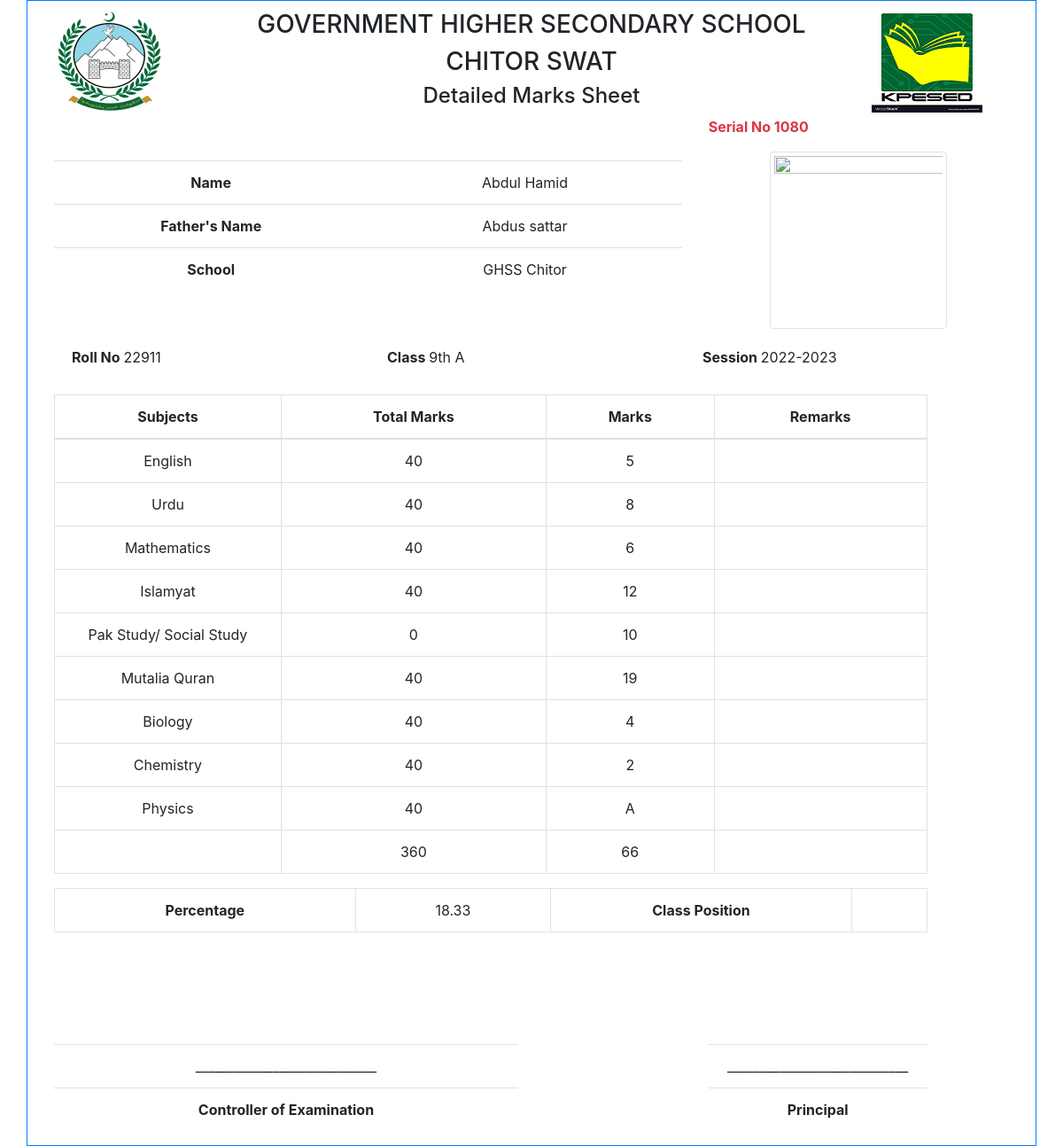
The app's page /dmc.php?rollno=22911, older data.
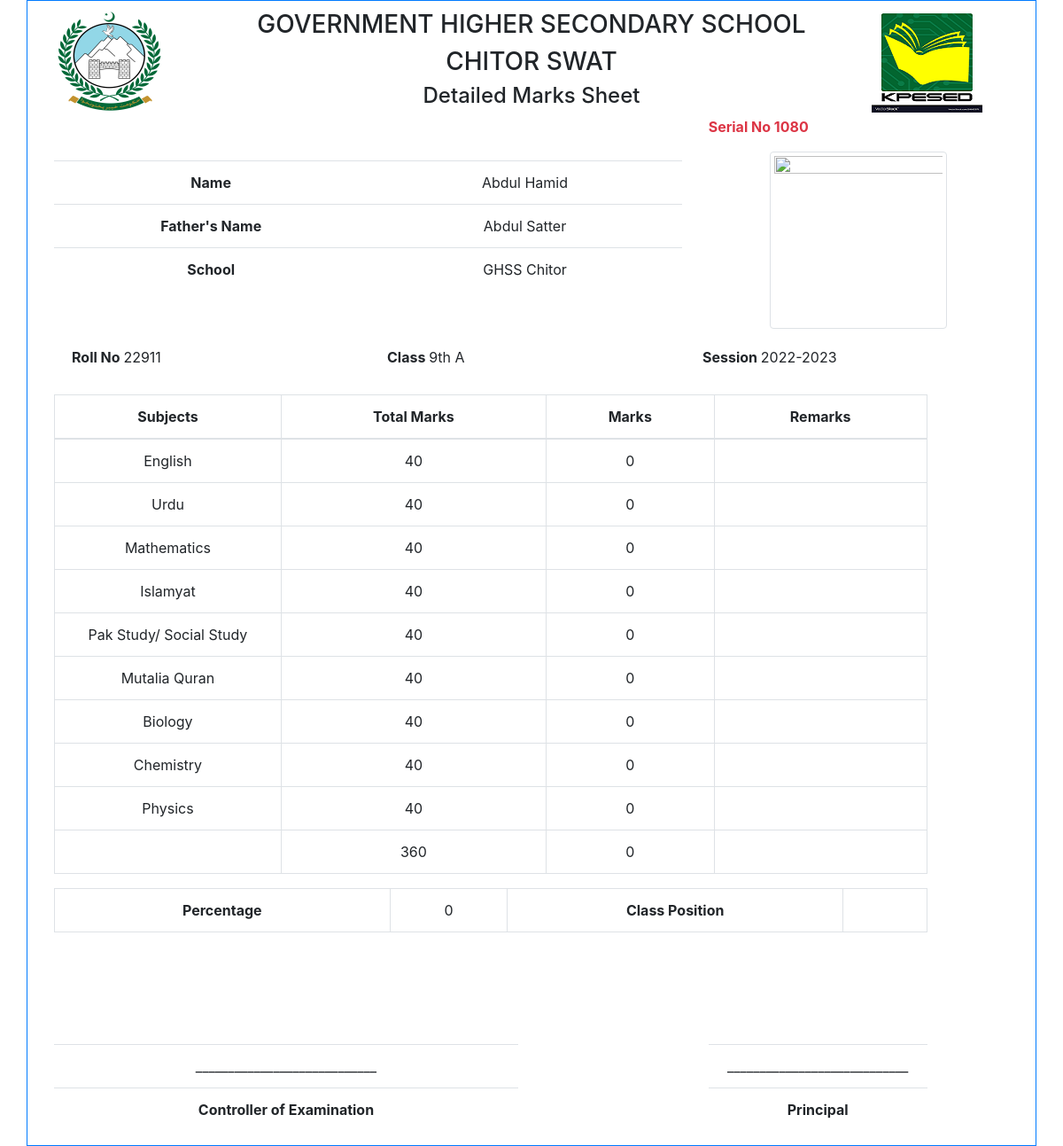
The same page, newer data.
### tables this page shows
CREATE TABLE IF NOT EXISTS `students_info` (
  `Roll_No` int(11) NOT NULL,
  `Name` varchar(100) NOT NULL,
  `FName` varchar(100) NOT NULL,
  `Dob` date DEFAULT NULL,
  `Mobile_No` varchar(12) NOT NULL DEFAULT '03',
  `Admission_Date` date DEFAULT NULL,
  `Admission_No` int(6) DEFAULT NULL,
  `Father_Cnic` varchar(15) DEFAULT NULL,
  `Student_Form_B` varchar(15) DEFAULT NULL,
  `School` varchar(200) NOT NULL DEFAULT 'GHSS CHITOR',
  `Class` enum('5th','6th A','6th B','7th','8th A','8th B','8th','10th A','10th B','9th A','9th B','6th','7th A','7th B','4th','11th') NOT NULL,
  `Class_Position` varchar(20) DEFAULT NULL,
  `Status` int(11) NOT NULL DEFAULT '1',
  PRIMARY KEY (`Roll_No`),
  UNIQUE KEY `uniqe_adm` (`Admission_No`)
);

CREATE TABLE IF NOT EXISTS `marks` (
  `Serial_No` int(11) NOT NULL AUTO_INCREMENT,
  `Roll_No` int(11) NOT NULL,
  `English_Marks` int(3) NOT NULL DEFAULT '0',
  `Urdu_Marks` int(3) NOT NULL DEFAULT '0',
  `Maths_Marks` int(3) NOT NULL DEFAULT '0',
  `Science_Marks` int(3) NOT NULL DEFAULT '0',
  `Hpe_Marks` int(3) NOT NULL DEFAULT '0',
  `Nazira_Marks` int(3) NOT NULL DEFAULT '0',
  `History_Marks` int(3) NOT NULL DEFAULT '0',
  `Drawing_Marks` int(3) NOT NULL DEFAULT '0',
  `Islamyat_Marks` int(3) NOT NULL DEFAULT '0',
  `Computer_Marks` int(3) NOT NULL DEFAULT '0',
  `Arabic_Marks` int(3) NOT NULL DEFAULT '0',
  `Mutalia_Marks` int(3) NOT NULL DEFAULT '0',
  `Qirat_Marks` int(3) NOT NULL DEFAULT '0',
  `Pashto_Marks` int(3) NOT NULL DEFAULT '0',
  `Social_Marks` int(3) NOT NULL DEFAULT '0',
  `Biology_Marks` int(3) NOT NULL DEFAULT '0',
  `Chemistry_Marks` int(3) NOT NULL DEFAULT '0',
  `Physics_Marks` int(3) NOT NULL DEFAULT '0',
  `Civics_Marks` int(3) NOT NULL DEFAULT '0',
  `Economics_Marks` int(3) NOT NULL DEFAULT '0',
  `Islamic_Study_Marks` int(3) NOT NULL DEFAULT '0',
  `Islamic_Education_Marks` int(3) NOT NULL DEFAULT '0',
  `Statistics_Marks` int(3) NOT NULL DEFAULT '0',
  PRIMARY KEY (`Serial_No`),
  UNIQUE KEY `forign` (`Roll_No`)
);

### dmc.php (the view, shortened to what the changed rows need)
<?php
require_once 'sand_box.php';
if (isset($_GET['rollno'])) {
    $link=connect();
    $rollno=$_GET['rollno'];
    $q="SELECT Roll_No,Name,FName,Class,School,Class_Position FROM students_info
    WHERE Roll_No=".$rollno;
    $qr=mysqli_query($link, $q) or die('Error:'. mysqli_error($link));
    $qra=mysqli_fetch_assoc($qr);
    $Roll_No = $qra['Roll_No'];
    $Name = $qra['Name'];
    $Father_Name = $qra['FName'];
    $Class_Name = $qra['Class'];
    $School_Name = $qra['School'];
    $Class_Position = $qra['Class_Position'];
    $q2="SELECT * FROM marks WHERE Roll_No=".$Roll_No;
    $qr2=mysqli_query($link, $q2);
    $qra2=mysqli_fetch_assoc($qr2);
    $English_Marks= $qra2['English_Marks'];
    $Urdu_Marks= $qra2['Urdu_Marks'];
    $Maths_Marks= $qra2['Maths_Marks'];
    $Science_Marks= $qra2['Science_Marks'];
    $Hpe_Marks= $qra2['Hpe_Marks'];
    $Nazira_Marks= $qra2['Nazira_Marks'];
    $History_Marks= $qra2['History_Marks'];
    $Drawing_Marks= $qra2['Drawing_Marks'];
    $Islamyat_Marks= $qra2['Islamyat_Marks'];
    $Computer_Marks= $qra2['Computer_Marks'];
    $Arabic_Marks= $qra2['Arabic_Marks'];
    $Mutalia_Marks= $qra2['Mutalia_Marks'];
    $Qirat_Marks= $qra2['Qirat_Marks'];
    $Pashto_Marks= $qra2['Pashto_Marks'];
    $Social_Marks= $qra2['Social_Marks'];
    $Biology_Marks= $qra2['Biology_Marks'];
    $Chemistry_Marks= $qra2['Chemistry_Marks'];
    $Physics_Marks= $qra2['Physics_Marks'];
    $Obtained_Marks=Change_Absent_tozero($English_Marks) +
    Change_Absent_tozero($Urdu_Marks) +
    Change_Absent_tozero($Maths_Marks) +
    Change_Absent_tozero($Science_Marks) +
    Change_Absent_tozero($Hpe_Marks) +
    Change_Absent_tozero($Nazira_Marks) +
    Change_Absent_tozero($History_Marks) +
    Change_Absent_tozero($Drawing_Marks) +
    Change_Absent_tozero($Islamyat_Marks) +
    Change_Absent_tozero($Computer_Marks) +
    Change_Absent_tozero($Arabic_Marks) +
    Change_Absent_tozero($Mutalia_Marks) +
    Change_Absent_tozero($Qirat_Marks) +
    Change_Absent_tozero($Pashto_Marks) +
    Change_Absent_tozero($Social_Marks) +
    Change_Absent_tozero($Biology_Marks) +
    Change_Absent_tozero($Chemistry_Marks) +
    Change_Absent_tozero($Physics_Marks);
    $All_Subjects_Total_Marks=-1;
    $All_Subjects_Total_Marks=Class_Total_marks($Class_Name);
    $Percentage=round(($Obtained_Marks * 100)/$All_Subjects_Total_Marks, 2);
    $Serial_No= $qra2['Serial_No'];
} else {
    echo "Please Enter Roll No";
    exit;
}
?>
</head>
<body>
<div class="container border border-primary">
  <div class="container">
    <div class="row">
      <div class="col-md-3">
        <p class="font-weight-bold text-danger">
            Serial No
          <?php echo $Serial_No; ?>
        </p>
      </div>
    </div>
  </div>
    <div class="container">
      <div class="row">
        <div class="col-md-8">
          <table class=" table">
            <tr>
              <td>
                <span class="font-weight-bold"> Name </span> </td>
              <td> <?php echo $Name;  ?> </td>
            </tr>
            <tr>
              <td>
                <span class="font-weight-bold"> Father's Name </span></td>
                <td> <?php echo $Father_Name;  ?></td>
            </tr>
            <tr>
              <td>
                <span class="font-weight-bold"> School </span> </td>
                <td><?php echo $School_Name;?> </td>
            </tr>
        </table>
        </div>
      </div>
    </div>
  <div class="container">
    <div class="row" style="padding:20px">
      <div class="col-md-4">
        <span class="font-weight-bold"> Roll No </span>
        <span> <?php echo $Roll_No;  ?> </span>
      </div>
      <div class="col-md-4">
        <span class="font-weight-bold"> Class </span>
        <?php echo $Class_Name;?>
      </div>
      <div class="col-md-4">
          <span class="font-weight-bold"> Session </span>
          <?php echo  date('Y')-1 . "-" ;
                echo date('Y');
            ?>
      </div>
    </div>
  </div>
<?php
$Total_Marks['English']=One_Subject_Total_marks($Class_Name, "English");
$Total_Marks['Urdu']=One_Subject_Total_marks($Class_Name, "Urdu");
$Total_Marks['Maths']=One_Subject_Total_marks($Class_Name, "Maths");
$Total_Marks['Hpe']=One_Subject_Total_marks($Class_Name, "Hpe");
$Total_Marks['Nazira']=One_Subject_Total_marks($Class_Name, "Nazira");
$Total_Marks['Science']=One_Subject_Total_marks($Class_Name, "General Science");
$Total_Marks['Arabic']=One_Subject_Total_marks($Class_Name, "Arabic");
$Total_Marks['Islamyat']=One_Subject_Total_marks($Class_Name, "Islamyat");
$Total_Marks['History']=One_Subject_Total_marks(
    $Class_Name, "History And Geography"
);
$Total_Marks['Social']=One_Subject_Total_marks($Class_Name, "Social Study");
$Total_Marks['Social']=One_Subject_Total_marks($Class_Name, "Pak Study");
$Total_Marks['Computer']=One_Subject_Total_marks($Class_Name, "Computer Science");
$Total_Marks['Mutalia']=One_Subject_Total_marks($Class_Name, "Mutalia Quran");
$Total_Marks['Qirat']=One_Subject_Total_marks($Class_Name, "Qirat");
$Total_Marks['Drawing']=One_Subject_Total_marks($Class_Name, "Drawing");
$Total_Marks['Pashto']=One_Subject_Total_marks($Class_Name, "Pashto");
$Total_Marks['Physics']=One_Subject_Total_marks($Class_Name, "Physics");
$Total_Marks['Chemistry']=One_Subject_Total_marks($Class_Name, "Chemistry");
$Total_Marks['Biology']=One_Subject_Total_marks($Class_Name, "Biology");
?>
  <div class="container">
    <div class="row">
        <div class="col-md-11">
          <table class="table table-bordered">
            <thead>
              <th>
                Subjects
              </th>
              <th>
                Total Marks
              </th>
              <th>
                Marks
              </th>
              <th>
                Remarks
              </th>
            </thead>
            <tbody>
              <tr>
                <?php
                if (Check_Subject_For_class($Class_Name, "English")) {
                    ?>
                <td>English</td> <td> <?php echo $Total_Marks['English']; ?> </td>
                <td> <?php echo Show_absent($English_Marks);  ?> </td>
                <td> </td>
              </tr>
                <?php }?>
              <?php if (Check_Subject_For_class($Class_Name, "Urdu")) { ?>
              <tr>
                <td>Urdu</td> <td> <?php echo $Total_Marks['Urdu']; ?> </td>
                <td> <?php echo Show_absent($Urdu_Marks);  ?></td>
                <td> </td>
              </tr>
              <?php }?>
              <?php if (Check_Subject_For_class($Class_Name, "Maths")) { ?>
                <tr>
                <td>Mathematics</td> <td> <?php echo $Total_Marks['Maths']; ?> </td>
                <td> <?php echo Show_absent($Maths_Marks);  ?></td>
                <td> </td>
              </tr>
              <?php }?>
              <tr>
              <?php if (Check_Subject_For_class($Class_Name, "HPE")) { ?>
                <td>HPE</td> <td> <?php echo $Total_Marks['Hpe']; ?> </td>
                <td> <?php echo Show_absent($Hpe_Marks);  ?></td>
                <td> </td>
              </tr>
              <?php }?>
              <?php if (Check_Subject_For_class($Class_Name, "Nazira")) { ?>
              <tr>
                <td>Nazira</td>
                <td> <?php echo $Total_Marks['Nazira']; ?> </td>
                <td> <?php echo Show_absent($Nazira_Marks);  ?></td>
                <td> </td>
              </tr>
              <?php }?>
              <?php if (Check_Subject_For_class($Class_Name, "General Science")) { ?>
              <tr>
                <td>General Science</td> <td>
                    <?php
                      echo $Total_Marks['Science'];
                    ?>
                </td>
                <td> <?php echo Show_absent($Science_Marks);  ?></td>
                <td> </td>
              </tr>
              <?php }?>
              <?php if (Check_Subject_For_class($Class_Name, "Arabic")) { ?>
              <tr>
                <td>Arabic</td> <td> <?php echo $Total_Marks['Arabic']; ?> </td>
                <td> <?php echo Show_absent($Arabic_Marks);  ?></td>
                <td> </td>
              </tr>
              <?php }?>
              <?php if (Check_Subject_For_class($Class_Name, "Islamyat")) { ?>
              <tr>
                <td>Islamyat</td> <td> <?php echo $Total_Marks['Islamyat']; ?> </td>
                <td> <?php echo Show_absent($Islamyat_Marks);  ?></td>
                <td> </td>
              </tr>
              <?php }?>
              <?php
                if (Check_Subject_For_class($Class_Name, "History and Geography")) {
                    ?>
                <tr>
                <td>History & Geopraphy</td>
                <td> <?php echo $Total_Marks['History']; ?> </td>
                <td> <?php echo Show_absent($History_Marks);  ?></td>
                <td> </td>
              </tr>
                    <?php
                }
                ?>
              <?php
                if (Check_Subject_For_class($Class_Name, "Social Study")) {
                    ?>
        <tr>
        <td>Pak Study/ Social Study</td> <td> <?php echo $Total_Marks['Social']; ?>
      </td>
        <td> <?php echo Show_absent($Social_Marks);  ?></td>
        <td> </td>
      </tr>
                <?php }?>
      <?php if (Check_Subject_For_class($Class_Name, "Pak Study")) { ?>
<tr>
<td>Pak Study/ Social Study</td> <td> <?php echo $Total_Marks['Social']; ?> </td>
<td> <?php echo Show_absent($Social_Marks);  ?></td>  <td> </td>
</tr>
      <?php }?>
              <?php
                if (Check_Subject_For_class($Class_Name, "Computer Science")) { ?>
              <tr>
                <td>Computer Science</td>
                <td>
                    <?php echo $Total_Marks['Computer']; ?>
                </td>
                <td> <?php echo Show_absent($Computer_Marks);  ?></td>
                <td> </td>
              </tr>
                <?php } ?>
              <?php
                if (Check_Subject_For_class($Class_Name, "Mutalia Quran")) {
                    ?>
              <tr>
                <td>Mutalia Quran</td> <td>
                    <?php echo $Total_Marks['Mutalia']; ?> </td><td>
                    <?php echo Show_absent($Mutalia_Marks); ?>
                </td>
                <td> </td>
              </tr>
                <?php }?>
              <?php if (Check_Subject_For_class($Class_Name, "Qirat")) { ?>
              <tr>
                  <td>Qirat</td>
                  <td> <?php echo $Total_Marks['Qirat']; ?> </td>
                  <td> <?php echo Show_absent($Qirat_Marks); ?> </td>
                  <td> </td>
              </tr>
              <?php }?>
              <?php if (Check_Subject_For_class($Class_Name, "Drawing")) { ?>
              <tr>
            <td>Drawing</td>
            <td> <?php echo $Total_Marks['Drawing']; ?> </td>
            <td> <?php echo Show_absent($Drawing_Marks);  ?></td>
            <td> </td>
            </tr>
              <?php }?>
              <tr>
              <?php if (Check_Subject_For_class($Class_Name, "Pashto")) { ?>
              <tr>
            <td>Pashto</td>
            <td> <?php echo $Total_Marks['Pashto']; ?> </td>
            <td> <?php echo Show_absent($Pashto_Marks);  ?></td>
            <td> </td>
            </tr>
              <?php }?>
            <tr>
              <?php if (Check_Subject_For_class($Class_Name, "Biology")) { ?>
              <tr>
            <td>Biology</td>
            <td> <?php echo $Total_Marks['Biology']; ?> </td>
            <td> <?php echo Show_absent($Biology_Marks);  ?></td>
            <td> </td>
            </tr>
              <?php }?>
            <tr>
              <?php if (Check_Subject_For_class($Class_Name, "Chemistry")) { ?>
              <tr>
            <td>Chemistry</td>
            <td> <?php echo $Total_Marks['Chemistry']; ?> </td>
            <td> <?php echo Show_absent($Chemistry_Marks);  ?></td>
             <td> </td>
            </tr>
              <?php }?>
            <tr>
              <?php if (Check_Subject_For_class($Class_Name, "Physics")) { ?>
              <tr>
            <td>Physics</td>
            <td> <?php echo $Total_Marks['Physics']; ?> </td>
            <td> <?php echo Show_absent($Physics_Marks);  ?></td>
             <td> </td>
            </tr>
              <?php }?>
              <tr>
                <td></td>
                <td> <?php echo $All_Subjects_Total_Marks;  ?></td>
                <td> <?php echo $Obtained_Marks;  ?></td>
                <td> </td>
              </tr>
            </tbody>
          </table>
          <table class="table table-bordered" style="margin-top:10px ">
            <tr>
                  <td>
                    <span class="font-weight-bold">Percentage </span>
                  </td>
                  <td> <?php echo $Percentage;  ?> </td>
                  <td>
                    <span class="font-weight-bold"> Class Position </span>
                  </td>
                  <td> <?php echo $Class_Position;  ?> </td>
            </tr>
          </table>
        </div>
</div>
</div>
</div>

Row changes from the older to the newer data that the page shows:
changed marks id 1080: English_Marks "5" → "0"; Urdu_Marks "8" → "0"; Maths_Marks "6" → "0"; Islamyat_Marks "12" → "0"; Mutalia_Marks "19" → "0"; Biology_Marks "4" → "0"; Chemistry_Marks "2" → "0"; Physics_Marks "A" → "0"; English_Marks "66" → "0"; English_Marks "18.33" → "0"; Social_Marks "10" → "0"
changed students_info "Abdul Hamid": FName "Abdus sattar" → "Abdul Satter"
Text that changed along with them:
$Total_Marks['Social']: (not shown) → "40"
$Total_Marks['Social']: "0" → (not shown)
